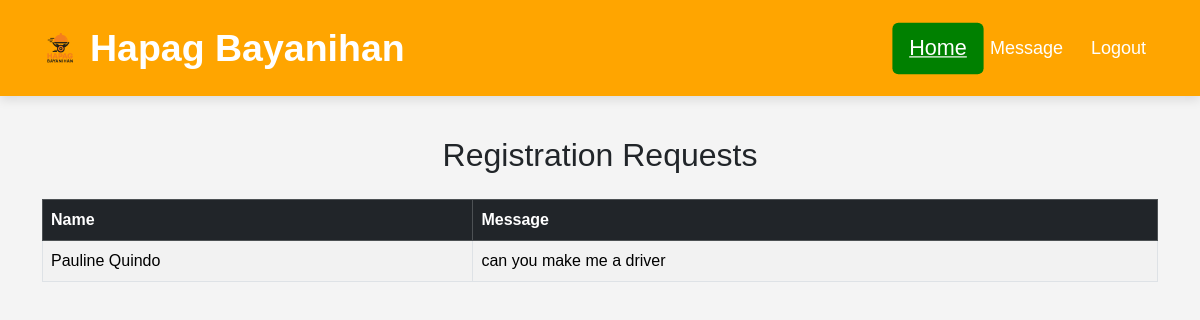
/message.php, run on the app's committed database.
### tables this page shows
CREATE TABLE `registration_requests` (
  `request_id` int(11) NOT NULL,
  `name` varchar(100) NOT NULL,
  `message` text DEFAULT NULL,
  `submitted_at` datetime DEFAULT current_timestamp(),
  `email` varchar(100) NOT NULL,
  `phone` varchar(100) NOT NULL,
  `role` varchar(100) NOT NULL
);

### message.php (the view, shortened to what this page needs)
<?php
include "dbconfig.php";
$message_sql = "SELECT name, message FROM registration_requests";
$message_result = $conn->query($message_sql);
?>
<!DOCTYPE html>
<html lang="en">
<head>
    <link href="https://cdn.jsdelivr.net/npm/bootstrap@5.3.5/dist/css/bootstrap.min.css" rel="stylesheet">
    <link rel="stylesheet" type="text/css" href="iframe.css">
</head>
<body>
    <div class="header">
        <div class="logo">
            <img src="logo.png" alt="Hapag Logo">
            <div class="logo-text">Hapag Bayanihan</div>
        </div>
        <div class="nav">
            <a href="admin.php" class="active">Home</a>
            <a href="message.php">Message</a>
            <a href="index.html" onclick="return confirm('Are you sure you want to logout?')">Logout</a>
        </div>
    </div>
    <div class="container">
        <h2 class="text-center mb-4">Registration Requests</h2>
        <table class="table table-striped table-bordered">
            <thead class="table-dark">
                <tr>
                    <th>Name</th>
                    <th>Message</th>
                </tr>
            </thead>
            <tbody>
                <?php if ($message_result->num_rows > 0): ?>
                    <?php while($row = $message_result->fetch_assoc()): ?>
                        <tr>
                            <td><?= htmlspecialchars($row["name"]) ?></td>
                            <td><?= htmlspecialchars($row["message"]) ?></td>
                        </tr>
                    <?php endwhile; ?>
                <?php else: ?>
                    <tr>
                        <td colspan="2" class="text-center">No registration requests found.</td>
                    </tr>
                <?php endif; ?>
            </tbody>
        </table>
    </div>
</body>
</html>

### iframe.css (style rules this page uses)
* { margin: 0; padding: 0; box-sizing: border-box; }
body { font-family: Cambria, serif; background-color: black; }
.logo { color: white; font-size: 25px; font-weight: bold; }

### message.php (style rules this page uses)
body { margin: 0; font-family: 'Poppins', sans-serif; background-color: #f4f4f4; }
.header { background-color: orange; color: white; padding: 20px 40px; display: flex; justify-content: space-between; align-items: center; box-shadow: 0px 4px 10px rgba(0, 0, 0, 0.1); }
.logo { display: flex; align-items: center; gap: 10px; }
.logo img { height: 40px; }
.logo-text { font-size: 1.5em; font-weight: bold; }
.nav a { color: white; text-decoration: none; font-size: 18px; padding: 8px 14px; border-radius: 5px; transition: transform 0.3s, background-color 0.3s; }
.nav a:hover, .nav a.active { background-color: green; transform: scale(1.2); text-decoration: underline; }
.container { margin-top: 40px; }

### data on the page
registration_requests: name "Pauline Quindo", message "can you make me a driver"
